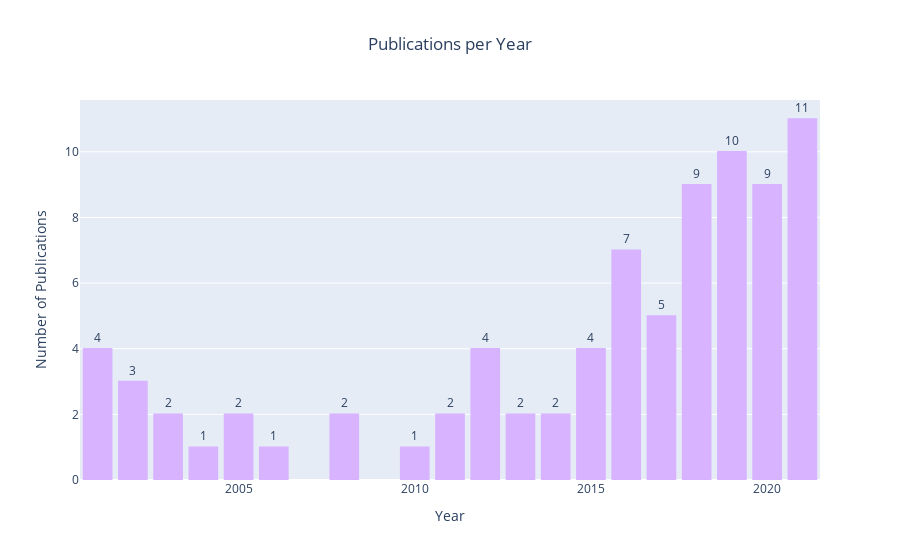

Source (notebook cell):
### Markdown cell above
#### Publications per year

### Code cell
fig_2 = plots.make_pub_per_year(df)
fig_2.show()

### Figure 1 — Plotly figure (JSON) as saved in the notebook; plotly's stock layout.template omitted (floating-point values rounded to 4 significant figures)
{"data": [{"marker": {"color": "#d8b3ff", "line": {"color": "#d8b3ff", "width": 1.5}}, "textangle": 0, "textposition": "outside", "texttemplate": "%{y}", "type": "bar", "x": [2001, 2002, 2003, 2004, 2005, 2006, 2008, 2010, 2011, 2012, 2013, 2014, 2015, 2016, 2017, 2018, 2019, 2020, 2021], "y": [4, 3, 2, 1, 2, 1, 2, 1, 2, 4, 2, 2, 4, 7, 5, 9, 10, 9, 11]}], "layout": {"title": {"text": "Publications per Year", "x": 0.5}, "xaxis": {"title": {"text": "Year"}}, "yaxis": {"title": {"text": "Number of Publications"}}}}
